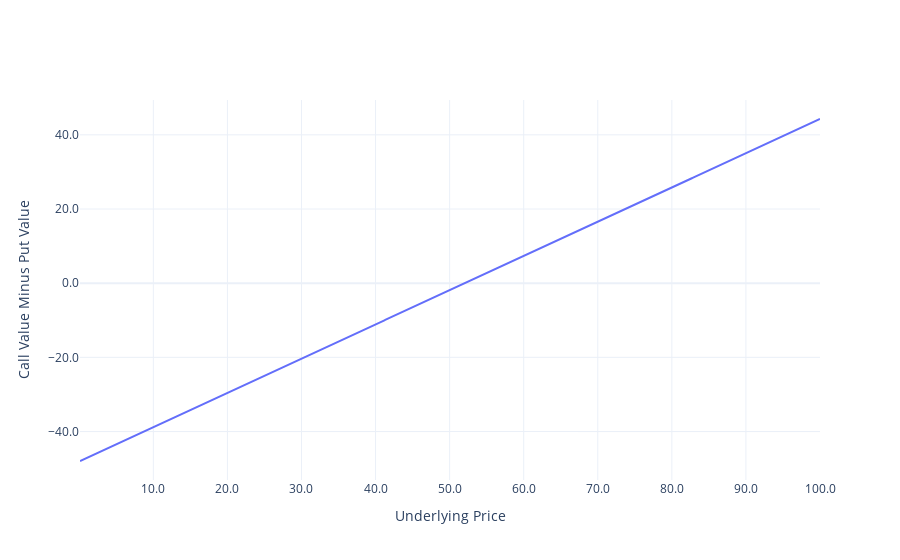

Notebook code cell kept with this figure:
### Markdown cell above
# FIGURE

### Code cell
import plotly.graph_objects as go

# data
S = [val for val in np.arange(0.1, 100.1, 0.1)]
call_put_diff = callBS(S, K, T, sigma, r, q) - putBS(S, K, T, sigma, r, q)


# figure
fig = go.Figure()
fig.add_trace(
    go.Scatter(x=S, y=call_put_diff, mode="lines", name="Option")
)

fig.update_layout(
    xaxis_title="Underlying Price",
    yaxis_title="Call Value Minus Put Value",
    xaxis_tickformat=",.1f",
    yaxis_tickformat=",.1f",
    hovermode="x unified",
    template="plotly_white"
)
fig.show()

### Figure 1 — Plotly figure (JSON) as saved in the notebook; plotly's stock layout.template omitted (floating-point values rounded to 4 significant figures; data arrays with more than 128 entries replaced by an {"elided": "..."} marker saying what was removed)
{"data": [{"mode": "lines", "name": "Option", "type": "scatter", "x": {"elided": "1000 float values"}, "y": {"elided": "1000 float values"}}], "layout": {"hovermode": "x unified", "xaxis": {"tickformat": ",.1f", "title": {"text": "Underlying Price"}}, "yaxis": {"tickformat": ",.1f", "title": {"text": "Call Value Minus Put Value"}}}}
